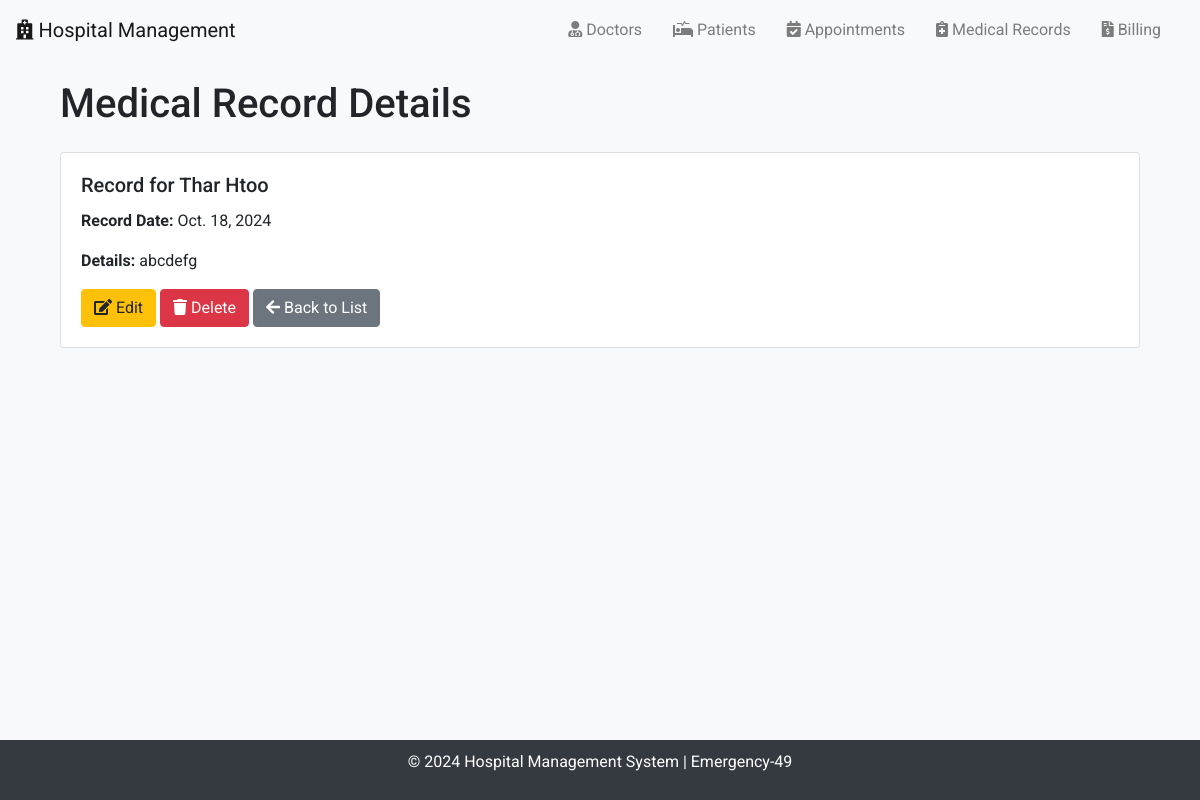
The app's page /medical_records/6/ with its own data.
### emergency_49/models.py (models this page shows, shortened)
class MedicalRecord(models.Model):
    patient = models.ForeignKey(Patient, on_delete=models.CASCADE, related_name='medical_records')
    record_date = models.DateField()
    details = models.TextField()

class Patient(models.Model):
    first_name = models.CharField(max_length=50)
    last_name = models.CharField(max_length=50)
    date_of_birth = models.DateField()
    phone_number = models.CharField(max_length=15, unique=True)
    email = models.EmailField(unique=True)
    address = models.TextField()
    medical_history = models.TextField(blank=True, null=True)
    def __str__(self):
        return f"{self.first_name} {self.last_name}"

### emergency_49/views.py (the view)
# urls.py: path('medical_records/<int:pk>/', MedicalRecordDetailView.as_view(), name='medical_record_detail'),
class MedicalRecordDetailView(DetailView):
    model = MedicalRecord
    template_name = 'medicalrecord_detail.html'
    context_object_name = 'medical_record'

### emergency_49/templates/medicalrecord_detail.html
{% extends 'base.html' %}
{% block content %}
<div class="container">
    <h1 class="mb-4">Medical Record Details</h1>
    <div class="card">
        <div class="card-body">
            <h5 class="card-title">Record for {{ medical_record.patient }}</h5>
            <p><strong>Record Date:</strong> {{ medical_record.record_date }}</p>
            <p><strong>Details:</strong> {{ medical_record.details }}</p>
            <a href="{% url 'medical_record_edit' medical_record.id %}" class="btn btn-warning"><i class="fas fa-edit"></i> Edit</a>
            <a href="{% url 'medical_record_delete' medical_record.id %}" class="btn btn-danger"><i class="fas fa-trash"></i> Delete</a>
            <a href="{% url 'medical_record_list' %}" class="btn btn-secondary"><i class="fas fa-arrow-left"></i> Back to List</a>
        </div>
    </div>
</div>
{% endblock %}

### emergency_49/templates/base.html (style rules this page uses)
body { font-family: 'Roboto', sans-serif; background-color: #f8f9fa; }
.container { margin-top: 20px; }

### records on screen
MedicalRecord: patient "Thar Htoo", record_date "Oct. 18, 2024", details "abcdefg"
